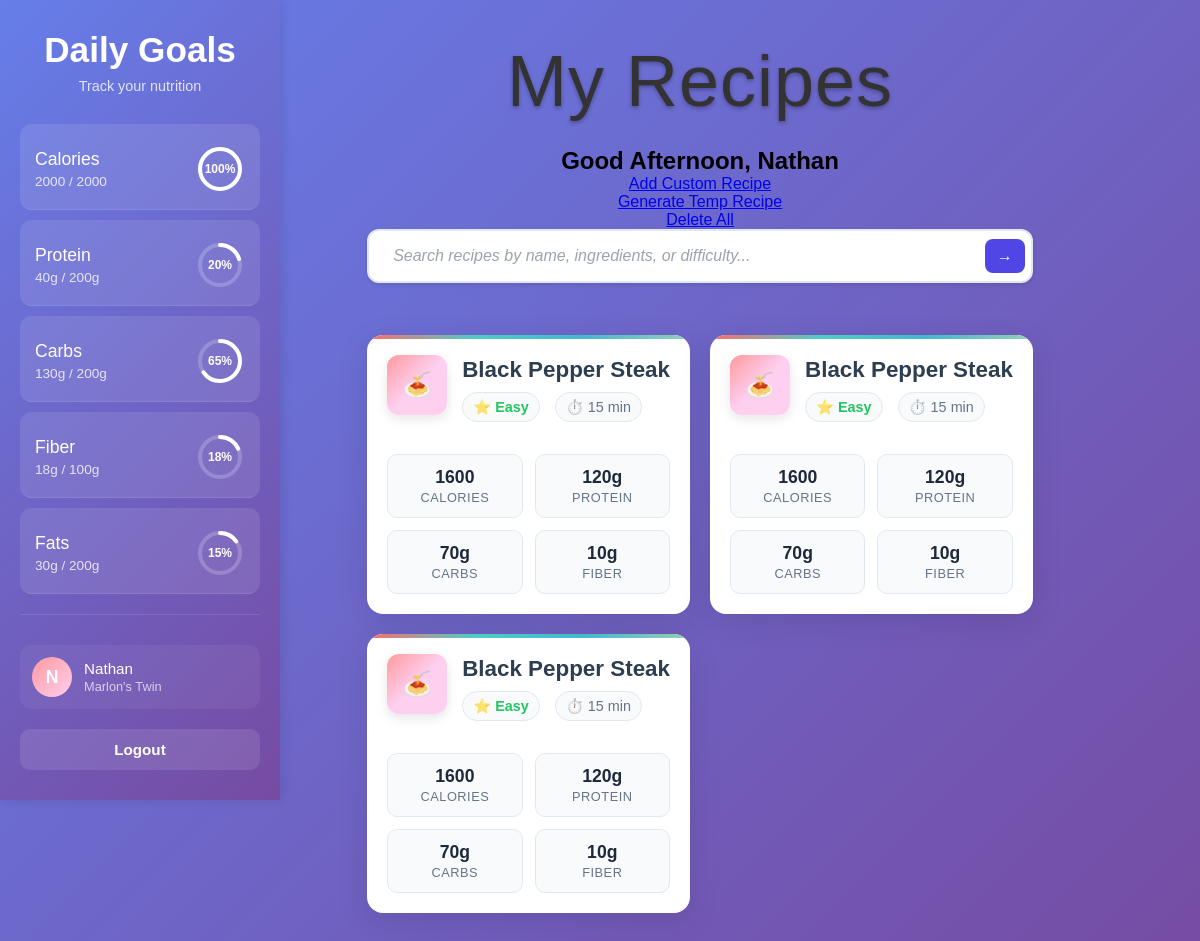
Before: /dashboard (signed in) with the older database file.
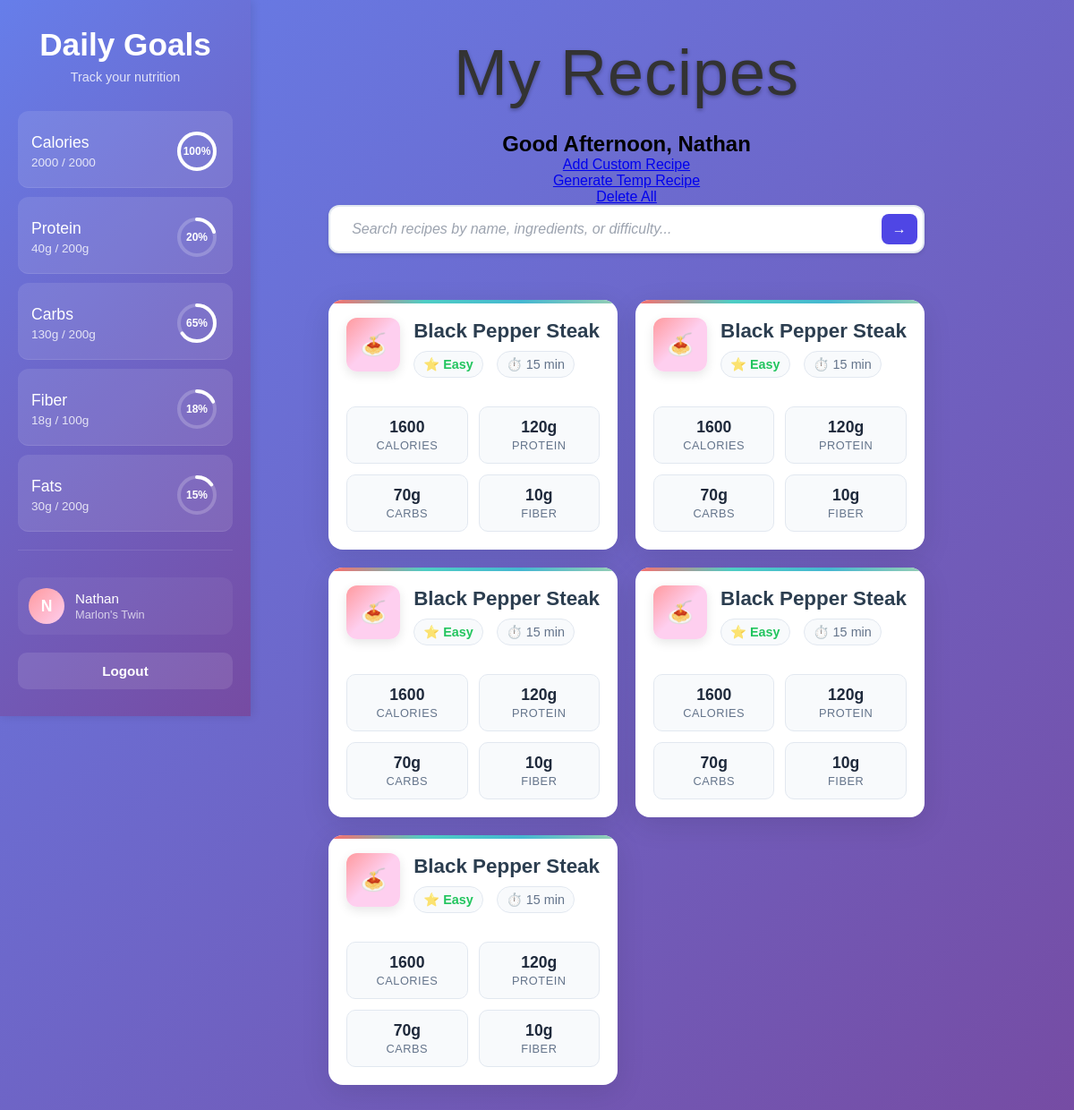
After: the same page with the newer database file.
### models.py (models this page shows)
class Recipes(db.Model):
    __tablename__ = 'recipes'
    id = db.Column(db.Integer, primary_key = True, nullable = False)
    title = db.Column(db.Text)
    ingredients = db.Column(db.Text, nullable = False)
    instructions = db.Column(db.Text, nullable = False)
    cooking_time = db.Column(db.Integer)
    prep_time = db.Column(db.Integer)
    servings = db.Column(db.Integer)
    difficulty = db.Column(db.Text)
    protein_amount = db.Column(db.Integer)
    carb_amount = db.Column(db.Integer)
    fiber_amount = db.Column(db.Integer)
    fat_amount = db.Column(db.Integer)
    calorie_amount = db.Column(db.Integer)
    user_id = db.Column(db.Integer, db.ForeignKey('users.uid'), nullable = False)

### blueprints/main.py (the view)
@main_bp.route('/dashboard')
def dashboard():
    recipes = Recipes.query.all()
    goals = Goals.query.filter_by(user_id=current_user.get_id()).first()
    if goals:
        daily_protein = goals.daily_protein
        daily_carbohydrates = goals.daily_carbohydrates
        daily_fat = goals.daily_fat
        daily_fiber = goals.daily_fiber
        daily_calories = goals.daily_calories
        current_protein = 40
        current_carbohydrates = 130
        current_fat = 30
        current_fiber = 18
        current_calories = 2000
    else:
        print("Error fetching goals. Please create another account.")
        return redirect(url_for('auth.login'))
    return render_template('/main/dashboard.html',
        recipes=recipes,
        username = current_user.username,
        daily_protein = daily_protein,
        daily_carbohydrates = daily_carbohydrates,
        daily_fat = daily_fat,
        daily_fiber = daily_fiber,
        daily_calories = daily_calories,
        current_protein = current_protein,
        current_carbohydrates = current_carbohydrates,
        current_fat = current_fat,
        current_fiber = current_fiber,
        current_calories = current_calories
        )

### app.py (called while the page is built)
@login_manager.user_loader
def load_user(user_id):
    from models import User
    try:
        user = User.query.get(user_id)
        if user:
            logging.info(f"User {user_id} loaded successfully")
        return user
    except Exception as e:
        logging.error(f"Error loading user {user_id}: {e}")
        return None

### models.py (called while the page is built)
    def get_id(self):
        return str(self.uid)

### templates/main/dashboard.html (shortened to what the changed rows need)
<!DOCTYPE html>
<html>
<head>
    <link rel="stylesheet" href="{{ url_for('static', filename='/css/fonts.css') }}">
    <link rel="stylesheet" href="{{ url_for('static', filename='/css/base.css') }}">
    <link rel="stylesheet" href="{{ url_for('static', filename='/css/recipes.css') }}">
    <link rel="stylesheet" href="{{ url_for('static', filename='/css/sidebar.css') }}">
    <link rel="stylesheet" href="{{ url_for('static', filename='/css/searchbox.css') }}">
</head>
<body>
    <div class="page-layout">
    <div class="sidebar" id="sidebar">
        <div class="sidebar-header">
            <h2 class="sidebar-title">Daily Goals</h2>
        </div>
    </div>
    <div class="dashboard-container">
        <h1 class = "title">My Recipes</h1>
        <h2>Good Afternoon, {{ username }}</h2/>
        <div class="recipes-grid">
            {% for recipe in recipes%}
            <button class="recipe-card" onclick="openRecipe(1)">
                <div class="card-header">
                    <div class="recipe-image">🍝</div>
                    <div class="recipe-main-info">
                        <h3 class="recipe-title">{{recipe.title}}</h3>
                        <div class="recipe-meta">
                            <div class="meta-item">
                                <span class="meta-icon">⭐</span>
                                <span class="difficulty {{recipe.difficulty}}">{{recipe.difficulty}}</span>
                            </div>
                            <div class="meta-item">
                                <span class="meta-icon">⏱️</span>
                                <span>{{recipe.cooking_time}} min</span>
                            </div>
                        </div>
                    </div>
                </div>
                <div class="nutrition-grid">
                    <div class="nutrition-item">
                        <div class="nutrition-value">{{recipe.calorie_amount}}</div>
                        <div class="nutrition-label">Calories</div>
                    </div>
                    <div class="nutrition-item">
                        <div class="nutrition-value">{{recipe.protein_amount}}g</div>
                        <div class="nutrition-label">Protein</div>
                    </div>
                    <div class="nutrition-item">
                        <div class="nutrition-value">{{recipe.carb_amount}}g</div>
                        <div class="nutrition-label">Carbs</div>
                    </div>
                    <div class="nutrition-item">
                        <div class="nutrition-value">{{recipe.fiber_amount}}g</div>
                        <div class="nutrition-label">Fiber</div>
                    </div>
                </div>
            </button>
            {% endfor %}
        </div>
    </div>
</body>
</html>

Changed rows visible on the page:
added Recipes: title "Black Pepper Steak", difficulty "Easy", cooking_time "15", calorie_amount "1600", protein_amount "120", carb_amount "70", fiber_amount "10"
added Recipes: title "Black Pepper Steak", difficulty "Easy", cooking_time "15", calorie_amount "1600", protein_amount "120", carb_amount "70", fiber_amount "10"
